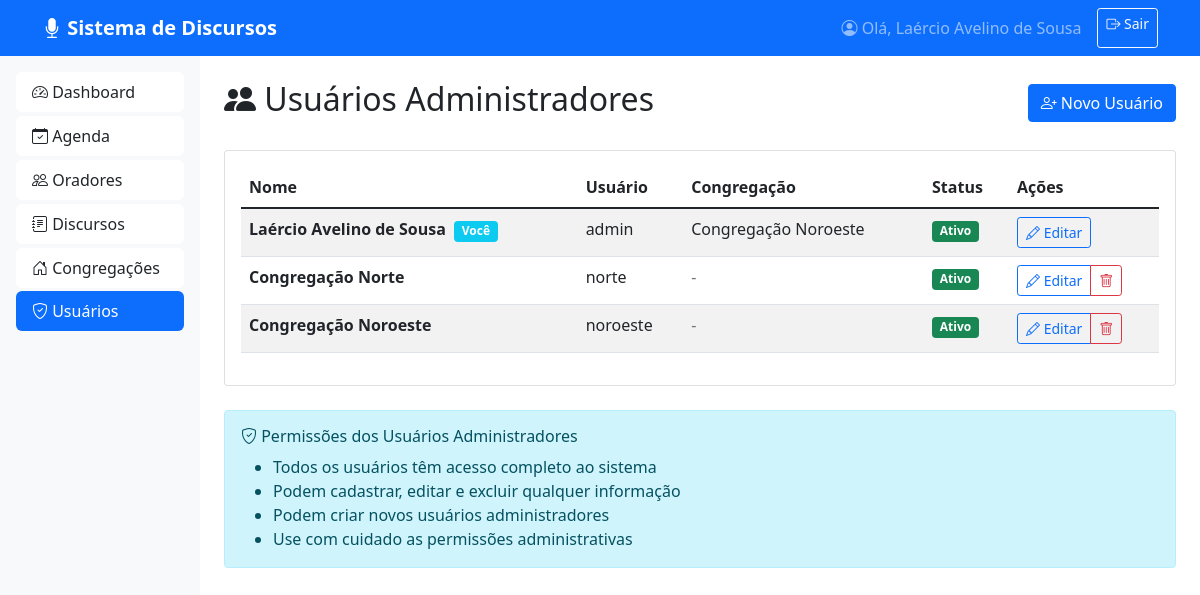
/usuarios (signed in), run on the app's committed database.
### app.py (models this page shows)
class User(UserMixin, db.Model):
    id = db.Column(db.Integer, primary_key=True)
    username = db.Column(db.String(80), unique=True, nullable=False)
    password = db.Column(db.String(120), nullable=False)
    nome = db.Column(db.String(100), nullable=False)
    congregacao_id = db.Column(db.Integer, db.ForeignKey('congregacao.id'))
    ativo = db.Column(db.Boolean, default=True)

class Congregacao(db.Model):
    id = db.Column(db.Integer, primary_key=True)
    nome = db.Column(db.String(100), nullable=False)
    localidade = db.Column(db.String(100), nullable=False)
    ativo = db.Column(db.Boolean, default=True)
    usuarios = db.relationship('User', backref='congregacao', lazy=True)
    oradores = db.relationship('Orador', backref='congregacao', lazy=True)

### app.py (the view)
@app.route('/usuarios')
@login_required
def listar_usuarios():
    usuarios = User.query.filter_by(ativo=True).all()
    congregacoes = Congregacao.query.filter_by(ativo=True).all()
    return render_template('usuarios/listar.html', usuarios=usuarios, congregacoes=congregacoes)

### app.py (called while the page is built)
@login_manager.user_loader
def load_user(user_id):
    return User.query.get(int(user_id))

### templates/usuarios/listar.html (shortened to what this page needs)
{% extends "base.html" %}
{% block content %}
<div class="d-flex justify-content-between align-items-center mb-4">
    <h2><i class="bi bi-people-fill"></i> Usuários Administradores</h2>
    <a href="{{ url_for('novo_usuario') }}" class="btn btn-primary">
        <i class="bi bi-person-plus"></i> Novo Usuário
    </a>
</div>
<div class="card">
    <div class="card-body">
        {% if usuarios %}
            <div class="table-responsive">
                <table class="table table-striped">
                    <thead>
                        <tr>
                            <th>Nome</th>
                            <th>Usuário</th>
                            <th>Congregação</th>
                            <th>Status</th>
                            <th width="150">Ações</th>
                        </tr>
                    </thead>
                    <tbody>
                        {% for usuario in usuarios %}
                        <tr>
                            <td>
                                <strong>{{ usuario.nome }}</strong>
                                {% if usuario.id == current_user.id %}
                                    <span class="badge bg-info ms-1">Você</span>
                                {% endif %}
                            </td>
                            <td>{{ usuario.username }}</td>
                            <td>
                                {% if usuario.congregacao %}
                                    {{ usuario.congregacao.nome }}
                                {% else %}
                                    <span class="text-muted">-</span>
                                {% endif %}
                            </td>
                            <td>
                                <span class="badge bg-success">Ativo</span>
                            </td>
                            <td>
                                <div class="btn-group btn-group-sm">
                                    <a href="{{ url_for('editar_usuario', id=usuario.id) }}"
                                       class="btn btn-outline-primary">
                                        <i class="bi bi-pencil"></i> Editar
                                    </a>
                                    {% if usuario.id != current_user.id %}
                                    <button type="button" class="btn btn-outline-danger"
                                            data-bs-toggle="modal"
                                            data-bs-target="#modalExcluir{{ usuario.id }}">
                                        <i class="bi bi-trash"></i>
                                    </button>
                                    {% endif %}
                                </div>
                            </td>
                        </tr>
                        {% endfor %}
                    </tbody>
                </table>
            </div>
        {% endif %}
    </div>
</div>
<div class="alert alert-info mt-4">
    <h6><i class="bi bi-shield-check"></i> Permissões dos Usuários Administradores</h6>
    <ul class="mb-0">
        <li>Todos os usuários têm acesso completo ao sistema</li>
        <li>Podem cadastrar, editar e excluir qualquer informação</li>
        <li>Podem criar novos usuários administradores</li>
        <li>Use com cuidado as permissões administrativas</li>
    </ul>
</div>
{% endblock %}

### templates/base.html (shortened to what this page needs)
<!DOCTYPE html>
<html lang="pt-BR">
<head>
    <link href="https://cdn.jsdelivr.net/npm/bootstrap@5.1.3/dist/css/bootstrap.min.css" rel="stylesheet">
    <link rel="stylesheet" href="https://cdn.jsdelivr.net/npm/bootstrap-icons@1.8.0/font/bootstrap-icons.css">
</head>
<body>
    <nav class="navbar navbar-expand-lg navbar-dark bg-primary">
        <div class="container">
            <a class="navbar-brand fw-bold" href="{{ url_for('dashboard') }}">
                <i class="bi bi-mic-fill"></i> Sistema de Discursos
            </a>
            <div class="collapse navbar-collapse" id="navbarNav">
                <div class="navbar-nav ms-auto">
                    <span class="navbar-text me-3">
                        <i class="bi bi-person-circle"></i> Olá, {{ current_user.nome }}
                    </span>
                    <a class="btn btn-outline-light btn-sm" href="{{ url_for('logout') }}">
                        <i class="bi bi-box-arrow-right"></i> Sair
                    </a>
                </div>
            </div>
        </div>
    </nav>
    <div class="container-fluid">
        <div class="row">
            <div class="col-md-3 col-lg-2 sidebar p-3">
                <div class="list-group">
                    <a href="{{ url_for('dashboard') }}"
                       class="list-group-item list-group-item-action {% if request.endpoint == 'dashboard' %}active{% endif %}">
                        <i class="bi bi-speedometer2"></i> Dashboard
                    </a>
                    <a href="{{ url_for('listar_agenda') }}"
                       class="list-group-item list-group-item-action {% if request.endpoint == 'listar_agenda' %}active{% endif %}">
                        <i class="bi bi-calendar-check"></i> Agenda
                    </a>
                    <a href="{{ url_for('listar_oradores') }}"
                       class="list-group-item list-group-item-action {% if request.endpoint in ['listar_oradores', 'novo_orador', 'editar_orador'] %}active{% endif %}">
                        <i class="bi bi-people"></i> Oradores
                    </a>
                    <a href="{{ url_for('listar_discursos') }}"
                       class="list-group-item list-group-item-action {% if request.endpoint in ['listar_discursos', 'novo_discurso', 'editar_discurso', 'importar_discursos'] %}active{% endif %}">
                        <i class="bi bi-journal-text"></i> Discursos
                    </a>
                    <a href="{{ url_for('listar_congregacoes') }}"
                       class="list-group-item list-group-item-action {% if request.endpoint in ['listar_congregacoes', 'nova_congregacao'] %}active{% endif %}">
                        <i class="bi bi-house-door"></i> Congregações
                    </a>
                    <a href="{{ url_for('listar_usuarios') }}"
                       class="list-group-item list-group-item-action {% if request.endpoint in ['listar_usuarios', 'novo_usuario', 'editar_usuario'] %}active{% endif %}">
                        <i class="bi bi-shield-check"></i> Usuários
                    </a>
                </div>
            </div>
            <div class="col-md-9 col-lg-10 p-4">
                {% block content %}{% endblock %}
            </div>
        </div>
    </div>
</body>
</html>

### templates/base.html (style rules this page uses)
.sidebar { min-height: calc(100vh - 56px); background-color: #f8f9fa; }
.sidebar .list-group-item { border: none; border-radius: 0.375rem; margin-bottom: 0.25rem; }
.navbar-brand { font-weight: 700; }

### data on the page
User: nome "Laércio Avelino de Sousa", shows "Você", username "admin", congregacao.nome "Congregação Noroeste"
User: nome "Congregação Norte", username "norte"
User: nome "Congregação Noroeste", username "noroeste"
